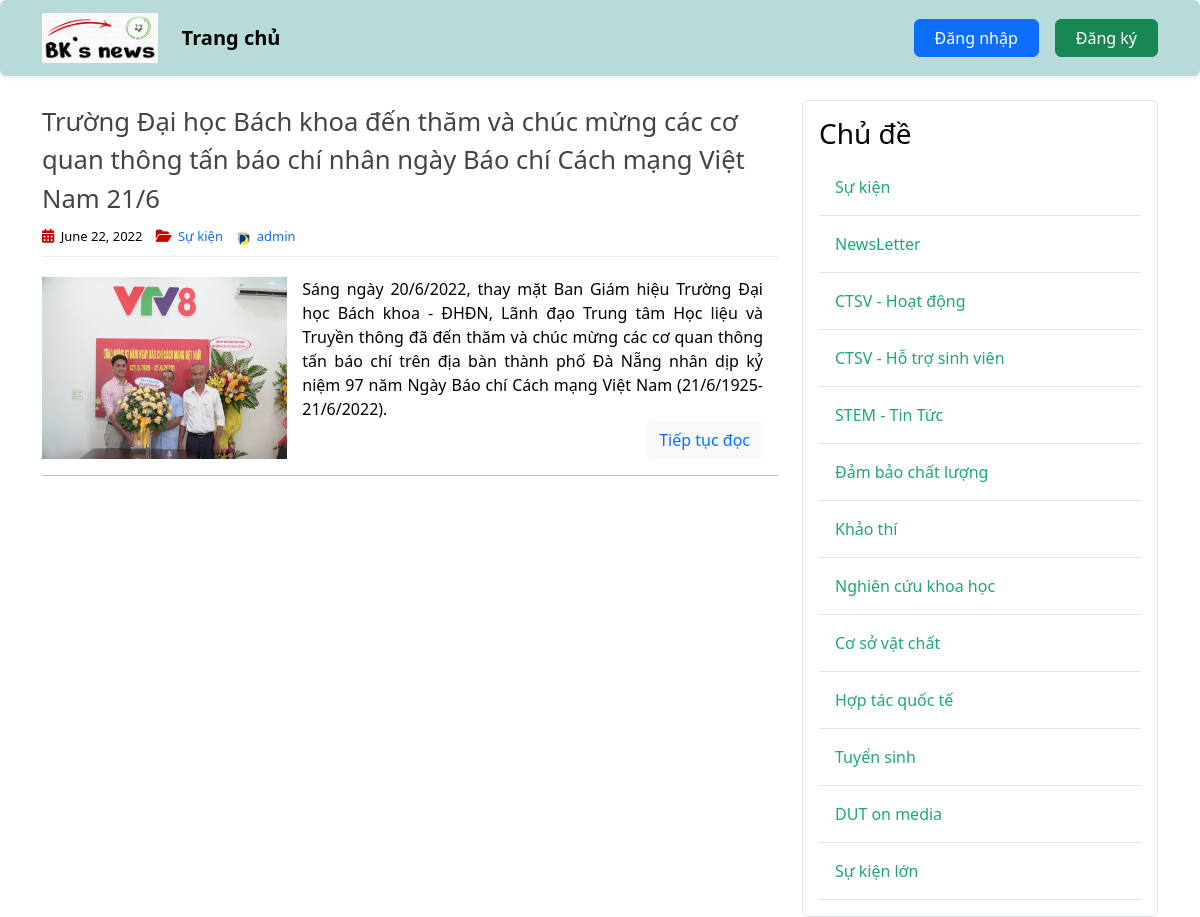
The app's page /, older data.
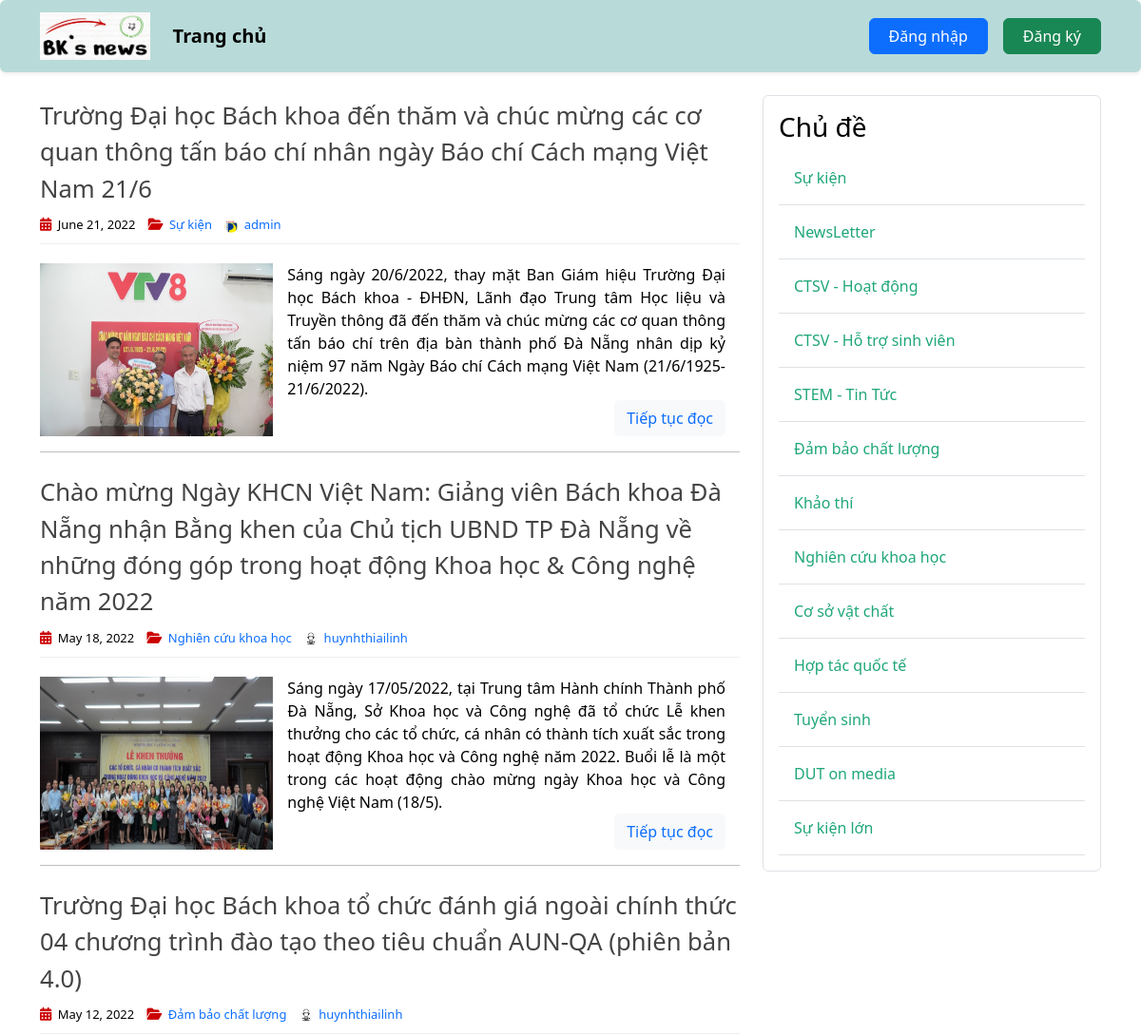
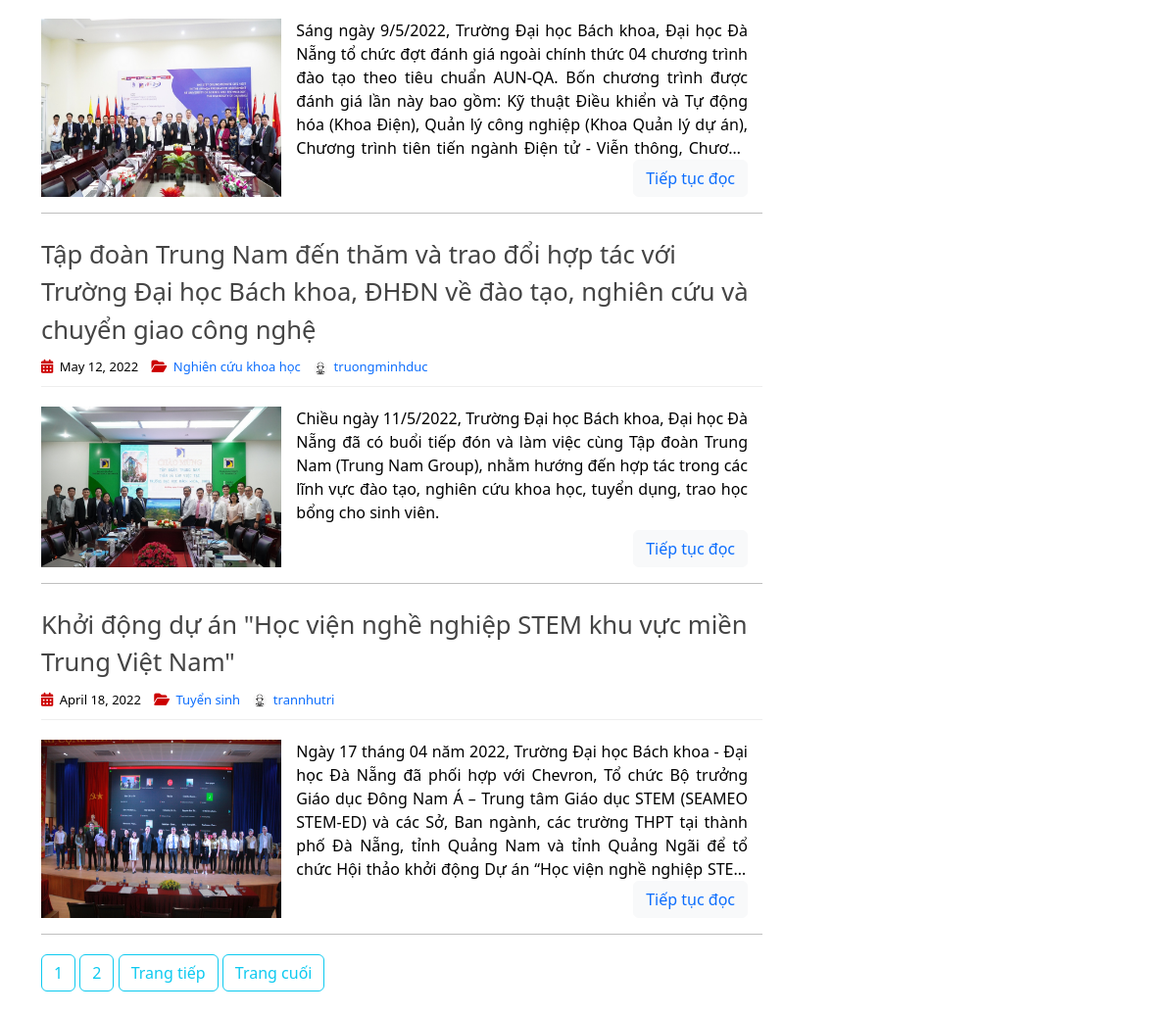
The same page, newer data (2 pictures, top to bottom).
### post_app/models.py (models this page shows, shortened)
class Post(models.Model):
    title = models.CharField(max_length=255)
    content = RichTextField(blank=True, null=True)
    date_posted = models.DateTimeField(default=timezone.now)
    author = models.ForeignKey(User, on_delete=models.CASCADE)
    image = models.ImageField(default='post_default.jpg', upload_to='post_pics')
    topic = models.ForeignKey(Topic, on_delete=models.CASCADE, null=True, blank=False)

class Topic(models.Model):
    name = models.TextField(max_length=256)

### user_app/models.py (models this page shows, shortened)
class Profile(models.Model):
    user = models.OneToOneField(User, on_delete=models.CASCADE)
    avatar = models.ImageField(default='default.jpg', upload_to='profile_pics')

### post_app/views.py (the view)
# urls.py: path('', HomeListView.as_view(), name='home'),
class HomeListView(ListView):
    model = Post
    template_name = 'post/home.html'
    context_object_name = 'posts'
    ordering = ['-date_posted']
    paginate_by = 5
    queryset: Post.objects.all()
    def get_context_data(self, **kwargs):
        context = super(HomeListView, self).get_context_data(**kwargs)
        context['topics'] = Topic.objects.all()
        return context

### post_app/templates/post/home.html (shortened to what this page needs)
{% extends 'base.html' %}
{% load static %}
{% block post_content %}
<head>
    <link rel="stylesheet" type="text/css" href="{% static 'article/home.css' %}">
</head>
{% for post in posts %}
<article>
    <header>
        <h2>
            <a href="{% url 'post-detail' post.id %}" class="post-title">
                {{ post.title }}
            </a>
        </h2>
        <div class="entry-meta">
            <span>
                <i class="fa-solid fa-calendar-days"></i>
                {{ post.date_posted | date:"F d, Y" }}
            </span>
            <span>
                <i class="fa-solid fa-folder-open"></i>
                <a href="{% url 'topic-posts' post.topic.id %}" class="topic-link">
                    {{ post.topic.name }}
                </a>
            </span>
            <span>
                <img class="rounded-circle account-img" src="{{ post.author.profile.avatar.url }}" alt="account-image">
                <a href="{% url 'user-posts' post.author.username %}" class="ms-auto">{{ post.author }}</a>
            </span>
        </div>
    </header>
    <div class="entry-content">
        <img class="col-sm-4" src="{{ post.image.url }}" alt="image">
        <div class="post-content">
            <div class="truncate-content">
                {{ post.content|safe }}
            </div>
            <p>
                <button type="button" class="btn btn-light">
                    <a href="{% url 'post-detail' post.id %}">
                        Tiếp tục đọc
                    </a>
                </button>
            </p>
        </div>
    </div>
    <hr class="section-divider">
</article>
{% endfor%}
{% if is_paginated %}
{% for num in page_obj.paginator.page_range %}
{% if page_obj.number == num %}
<a class="btn btn-outline-info mb-4" href="?page={{ num }}">{{ num }}</a>
{% elif num > page_obj.number|add:'-3' and num < page_obj.number|add:'3' %} <a class="btn btn-outline-info mb-4"
    href="?page={{ num }}">{{ num }}</a>
    {% endif %}
    {% endfor %}
    {% if page_obj.has_next %}
    <a class="btn btn-outline-info mb-4" href="?page={{ page_obj.next_page_number }}">Trang tiếp</a>
    <a class="btn btn-outline-info mb-4" href="?page={{ page_obj.paginator.num_pages }}">Trang cuối</a>
    {% endif%}
    {% endif%}
    {% endblock post_content %}
    {% block topic_content %}
    {% include 'topic/topic_sidebar.html' %}
    {% endblock topic_content %}

### post_app/templates/topic/topic_sidebar.html
<div class="content-section border p-3 rounded">
    <h3>Chủ đề</h3>
    {% for topic in topics %}
        <a href="{% url 'topic-posts' topic.id %}" class="topic-link">
            <div class="border-bottom w-100 p-3">
                {{topic.name}}
            </div>
        </a>
    {% endfor%}
</div>

Row changes from the older to the newer data that the page shows:
changed Post "Sự kiện": date_posted "June 22, 2022" → "June 21, 2022"
added Post: title "Chào mừng Ngày KHCN Việt Nam: Giảng viên Bách khoa Đà Nẵng nhận Bằng khen của Chủ tịch UBND TP Đà Nẵng về những đóng góp trong hoạt động Khoa học & Công nghệ năm 2022", date_posted "May 18, 2022", topic.name "Nghiên cứu khoa học", author.profile.avatar (placeholder picture), author "huynhthiailinh", image (picture), content "Sáng ngày 17/05/2022, tại Trung tâm Hành chính Thành phố Đà Nẵng, Sở Khoa học và Công nghệ đã tổ chức Lễ khen thưởng cho các tổ chức, cá nhân có thành tích xuất sắc trong hoạt động Khoa học và Công nghệ năm 2022. Buổi lễ là một trong các hoạt động chào mừng ngày Khoa học và Công nghệ Việt Nam (18/5)."
added Post: title "Trường Đại học Bách khoa tổ chức đánh giá ngoài chính thức 04 chương trình đào tạo theo tiêu chuẩn AUN-QA (phiên bản 4.0)", date_posted "May 12, 2022", topic.name "Đảm bảo chất lượng", author.profile.avatar (placeholder picture), author "huynhthiailinh", image (picture), content "Sáng ngày 9/5/2022, Trường Đại học Bách khoa, Đại học Đà Nẵng tổ chức đợt đánh giá ngoài chính thức 04 chương trình đào tạo theo tiêu chuẩn AUN-QA. Bốn chương trình được đánh giá lần này bao gồm: Kỹ thuật Điều khiển và Tự động hóa (Khoa Điện), Quản lý công nghiệp (Khoa Quản lý dự án), Chương trình tiên tiến ngành Điện tử - Viễn thông,…"
added Post: title "Tập đoàn Trung Nam đến thăm và trao đổi hợp tác với Trường Đại học Bách khoa, ĐHĐN về đào tạo, nghiên cứu và chuyển giao công nghệ", date_posted "May 12, 2022", topic.name "Nghiên cứu khoa học", author.profile.avatar (placeholder picture), author "truongminhduc", image (picture), content "Chiều ngày 11/5/2022, Trường Đại học Bách khoa, Đại học Đà Nẵng đã có buổi tiếp đón và làm việc cùng Tập đoàn Trung Nam (Trung Nam Group), nhằm hướng đến hợp tác trong các lĩnh vực đào tạo, nghiên cứu khoa học, tuyển dụng, trao học bổng cho sinh viên."
added Post: title "Khởi động dự án \"Học viện nghề nghiệp STEM khu vực miền Trung Việt Nam\"", date_posted "April 18, 2022", topic.name "Tuyển sinh", author.profile.avatar (placeholder picture), author "trannhutri", image (picture), content "Ngày 17 tháng 04 năm 2022, Trường Đại học Bách khoa - Đại học Đà Nẵng đã phối hợp với Chevron, Tổ chức Bộ trưởng Giáo dục Đông Nam Á – Trung tâm Giáo dục STEM (SEAMEO STEM-ED) và các Sở, Ban ngành, các trường THPT tại thành phố Đà Nẵng, tỉnh Quảng Nam và tỉnh Quảng Ngãi để tổ chức Hội thảo khởi động Dự án “Học viện nghề nghiệp…"
Text that changed along with them:
new list line: "1"
new list line: "2"
text now shown: "Trang tiếp Trang cuối"
